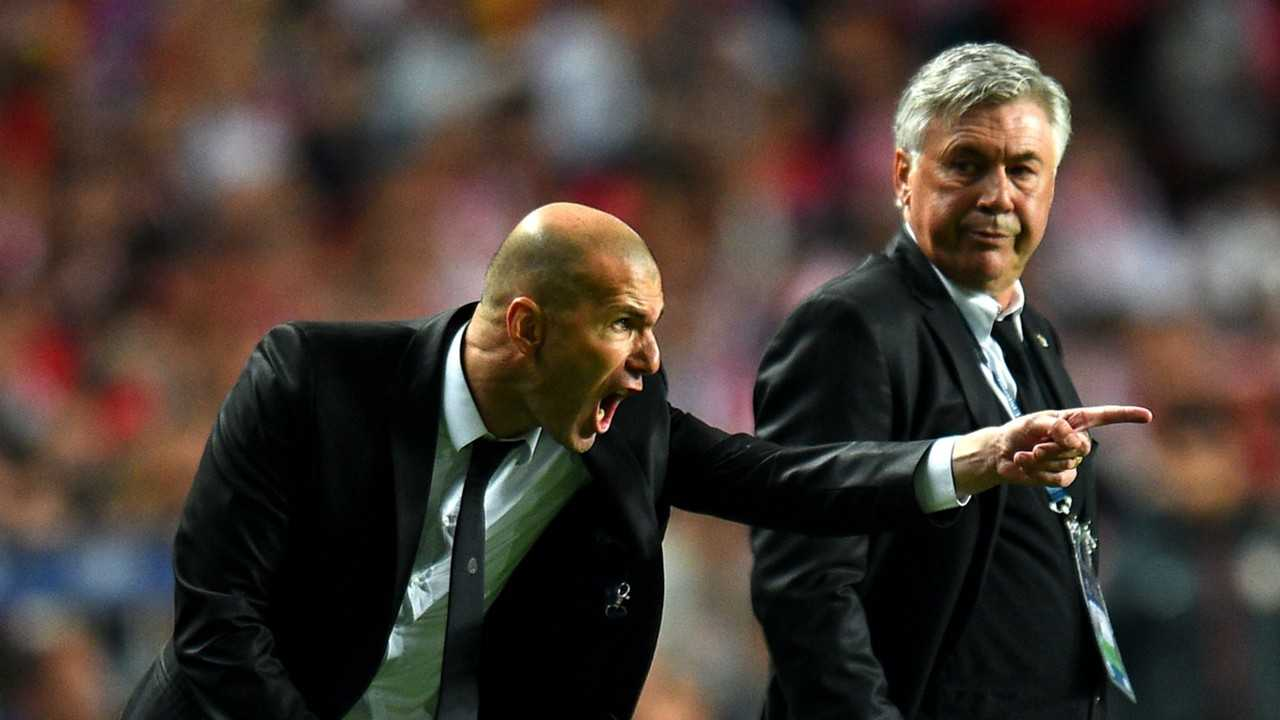
#> input picture zidane.jpg, 1280 x 720 px, given in place of many_shoes.jpg, which was not available
$ python detect.py
#> lines starting #> are read from the running program, lines starting #| are printed output that depends on the picture; after the words box and inside, x2 and y2 are one past the last pixel; in counts of white or black regions, pixels touching at a corner belong together; pictures that were not available may be replaced by others from this repository, and a replacement may not be noted
import cv2


cap = cv2.VideoCapture(0)
sample = cv2.imread("many_shoes.jpg")
#> sample is the input picture: shape (720, 1280, 3); mean B, G, R 51.3, 58.2, 69.5
trans = cv2.resize(sample,(300,400))
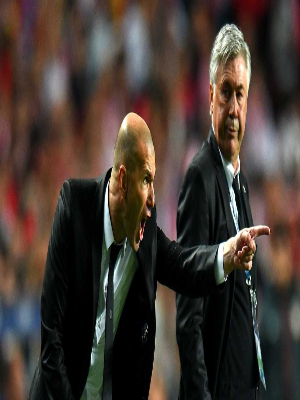
#> trans: shape (400, 300, 3); mean B, G, R 51.3, 58.1, 69.4

if not cap.isOpened():
    print("웹캠을 열 수 없습니다.")
    exit()

while True:
    ret, frame = cap.read()
    if not ret:
        print("프레임을 가져올 수 없습니다.")
        break

    cv2.imshow("Cam1",frame)

    gray = cv2.cvtColor(trans, cv2.COLOR_BGR2GRAY)
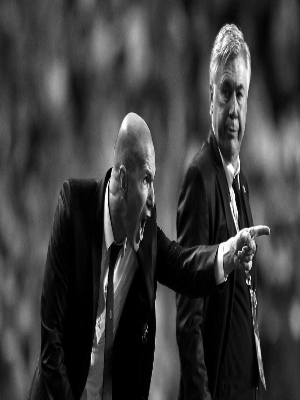
#> gray: shape (400, 300); min 0, max 255, mean 60.7
    edges = cv2.Canny(gray, 50, 150)
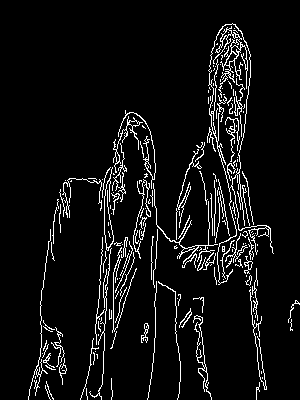
#> edges: shape (400, 300); 6.4% white in thin lines or dots, all inside (x1, y1, x2, y2) = (28, 23, 300, 400)
    cv2.imshow("Edges",edges)

    if cv2.waitKey(1) & 0xFF == ord('s'):   # 저장 기능
#> (key q is pressed here)
        cv2.imwrite("shoe_image.jpg",frame)
        cv2.imwrite("edge_image.jpg",edges)

    if cv2.waitKey(1) & 0xFF == ord('q'):   # 프로그램 종료
#> (key q is pressed here)
        break

cap.release()
#> (the run stopped early here; a loop or call above may not have finished)
